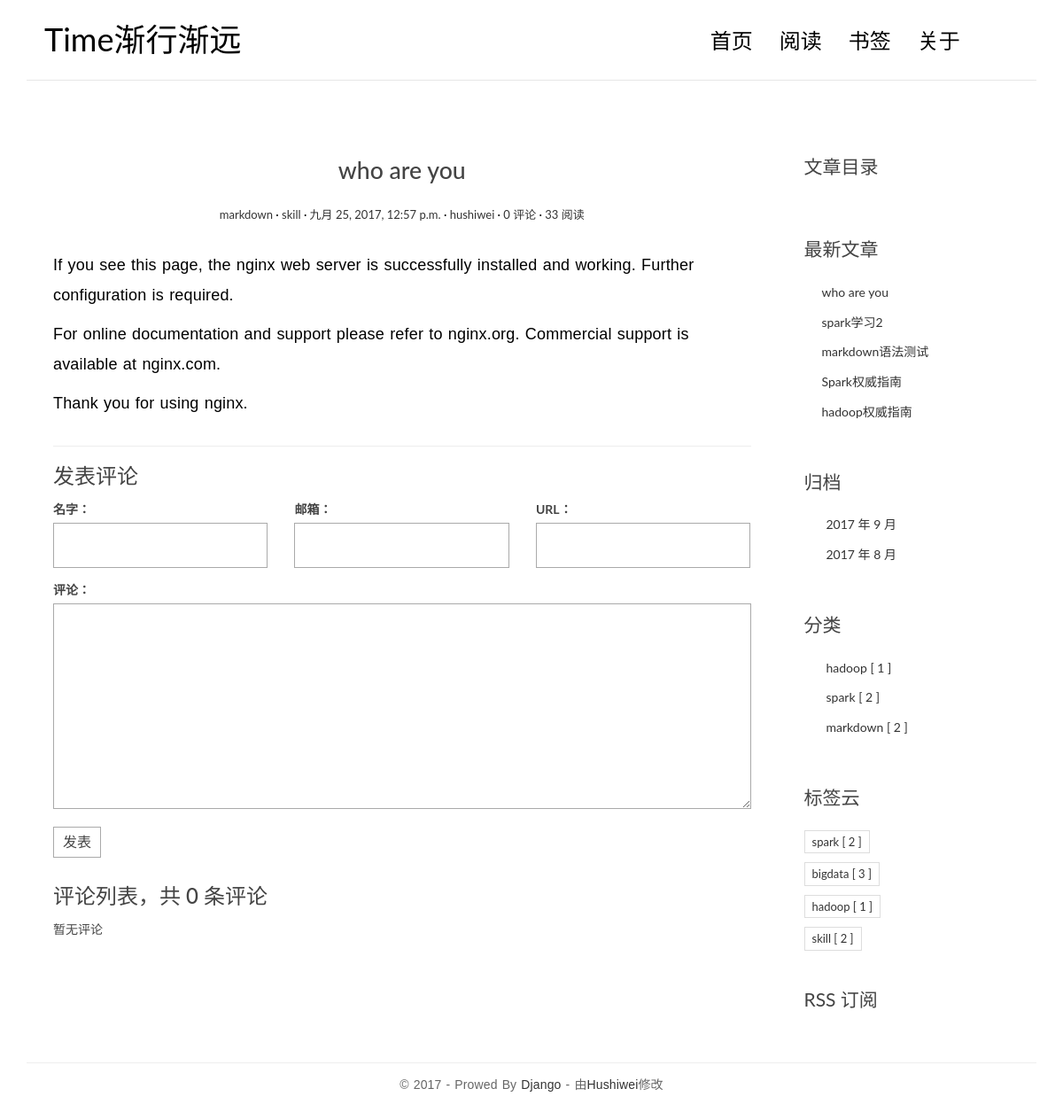
/post/5/, run on the app's committed database.
### blog/models.py (models this page shows, shortened)
class Post(models.Model):
    title=models.CharField(max_length=70) # 文章标题
    body=models.TextField() #文章正文
    created_time=models.DateTimeField() # 文章创建时间
    modified_time=models.DateTimeField() # 文章修改时间
    excerpt=models.CharField(max_length=200,blank=True) # 文章摘要
    category=models.ForeignKey(Category)
    tags=models.ManyToManyField(Tag,blank=True)
    author=models.ForeignKey(User)
    views=models.PositiveIntegerField(default=0)
    def get_absolute_url(self):
        return reverse('blog:detail',kwargs={'pk':self.pk})
    def increase_views(self):
        self.views+=1
        self.save(update_fields=['views'])
    def save(self, *args,**kwargs):
        if not self.excerpt:
            md = markdown.Markdown(extensions=[
                'markdown.extensions.extra',
                'markdown.extensions.codehilite',
            ])
            self.excerpt = strip_tags(md.convert(self.body))[:54]
        super(Post,self).save(*args,**kwargs)
    class Meta:
        ordering=['-created_time','title']

class Category(models.Model):
    name=models.CharField(max_length=100)

class Tag(models.Model):
    name=models.CharField(max_length=100)

### blog/views.py (the view)
# urls.py: url(r'^post/(?P<pk>[0-9]+)/$',views.PostDetailView.as_view(),name='detail'),
class PostDetailView(DetailView):
    model = Post
    template_name = 'blog/detail.html'
    context_object_name = 'post'
    def get(self, request, *args, **kwargs):
        response=super(PostDetailView,self).get(request,*args,**kwargs)
        self.object.increase_views()
        return response
    def get_object(self, queryset=None):
        post=super(PostDetailView,self).get_object(queryset=None)
        md = markdown.Markdown(extensions=[
            'markdown.extensions.extra',
            'markdown.extensions.codehilite',
            'markdown.extensions.toc',
        ])
        post.body=md.convert(post.body)
        post.toc=md.toc
        return post
    def get_context_data(self, **kwargs):
        context=super(PostDetailView,self).get_context_data(**kwargs)
        form=CommentForm()
        comment_list=self.object.comment_set.all()
        context.update({
            'form':form,
            'comment_list':comment_list
        })
        return context

### comments/forms.py
class CommentForm(forms.ModelForm):
    class Meta:
        model=Comment
        fields=['name','email','url','text']

### blog/templatetags/blog_tags.py (called while the page is built)
@register.simple_tag
def get_recent_posts(num=5):
    return Post.objects.all().order_by('-created_time')[:num]

@register.simple_tag
def archives():
    return Post.objects.dates('created_time','month',order='DESC')

@register.simple_tag()
def get_categories():
    return Category.objects.annotate(num_posts=Count('post')).filter(num_posts__gt=0)

@register.simple_tag()
def get_tags():
    return Tag.objects.annotate(num_posts=Count('post')).filter(num_posts__gt=0)

### templates/blog/detail.html (shortened to what this page needs)
{% extends 'base.html' %}
{% block main %}
    <article class="post post-{{ post.pk }}">
        <header class="entry-header">
            <h1 class="entry-title">{{ post.title }}</h1>
            <div class="entry-meta">
                <span class="post-category"><a
                        href="{% url 'blog:category' post.category.pk %}">{{ post.category.name }}</a></span>
                {% for tag in post.tags.all %}
                    <span class="post-tag"><a href="{% url 'blog:tag' tag.pk %}">{{ tag.name }}</a></span>
                {% endfor %}
                <span class="post-date"><a href="#"><time class="entry-date"
                                                          datetime="{{ post.created_time }}">{{ post.created_time }}</time></a></span>
                <span class="post-author"><a href="#">{{ post.author }}</a></span>
                <span class="comments-link"><a href="#">{{ post.comment_set.count }} 评论</a></span>
                <span class="views-count"><a href="#">{{ post.views }} 阅读</a></span>
            </div>
        </header>
        <div class="entry-content clearfix">
            {{ post.body|safe }}
        </div>
    </article>
    <section class="comment-area" id="comment-area">
        <hr>
        <h3>发表评论</h3>
        <form action="{% url 'comments:post_comment' post.pk %}" method="post" class="comment-form">
            <div class="row">
                <div class="col-md-4">
                    <label for="{{ form.name.id_for_label }}">名字：</label>
                    {{ form.name }}
                </div>
                <div class="col-md-4">
                    <label for="{{ form.email.id_for_label }}">邮箱：</label>
                    {{ form.email }}
                </div>
                <div class="col-md-4">
                    <label for="{{ form.url.id_for_label }}">URL：</label>
                    {{ form.url }}
                </div>
                <div class="col-md-12">
                    <label for="{{ form.text.id_for_label }}">评论：</label>
                    {{ form.text }}
                    <button type="submit" class="comment-btn">发表</button>
                </div>
            </div>
        </form>
        <div class="comment-list-panel">
            <h3>评论列表，共 <span>{{ post.comment_set.count }}</span> 条评论</h3>
            <ul class="comment-list list-unstyled">
                {% for comment in comment_list %}
                    <li class="comment-item">
                        <span class="nickname">{{ comment.name }}</span>
                        <time class="submit-date">{{ comment.created_time }}</time>
                        <div class="text">
                            {{ comment.text }}
                        </div>
                    </li>
                {% empty %}
                    暂无评论
                {% endfor %}
            </ul>
        </div>
    </section>
{% endblock main %}
{% block toc %}
    <div class="widget widget-content">
        <h3 class="widget-title">文章目录</h3>
    </div>
{% endblock toc %}

### templates/base.html (shortened to what this page needs)
{% extends 'basic.html' %}
{% load staticfiles %}
{% load blog_tags %}
{% block recentpost %}
    <div class="widget widget-recent-posts">
        <h3 class="widget-title">最新文章</h3>
        {% get_recent_posts as recent_post_list %}
        <ul>
            {% for post in recent_post_list %}
                <li>
                    <a href="{{ post.get_absolute_url }}">{{ post.title }}</a>
                </li>
            {% empty %}
                暂无文章!
            {% endfor %}
        </ul>
    </div>
{% endblock recentpost %}
{% block archives %}
    <div class="widget widget-archives">
        <h3 class="widget-title">归档</h3>
        {% archives as date_list %}
        <ul>
            {% for date in date_list %}
                <li>
                    <a href="{% url 'blog:archives' date.year date.month %}">{{ date.year }} 年 {{ date.month }} 月</a>
                </li>
            {% empty %}
                暂无归档！
            {% endfor %}
        </ul>
    </div>
{% endblock archives %}
{% block category %}
    <div class="widget widget-category">
        <h3 class="widget-title">分类</h3>
        {% get_categories as category_list %}
        <ul>
            {% for category in category_list %}
                <li>
                    <a href="{% url 'blog:category' category.pk %}">{{ category.name }} <span
                            class="post-count">[ {{ category.num_posts }} ]</span></a>
                </li>
            {% empty %}
                暂无分类！
            {% endfor %}
        </ul>
    </div>
{% endblock category %}
{% block tagcloud %}
    <div class="widget widget-tag-cloud">
        <h3 class="widget-title">标签云</h3>
        {% get_tags as tag_list %}
        <ul>
            {% for tag in tag_list %}
                <li>
                    <a href="{% url 'blog:tag' tag.pk %}">{{ tag.name }} <span
                            class="post-count">[ {{ tag.num_posts }} ]</span></a>
                </li>
            {% empty %}
                暂无标签！
            {% endfor %}
        </ul>
    </div>
{% endblock tagcloud %}
{% block rss %}
    <div class="rss">
        <a href="{% url 'rss' %}"> RSS 订阅</a>
    </div>
{% endblock rss %}

### blog/static/blog/css/custom.css (style rules this page uses)
* { outline: none; }
h1, h2, h3, h4, h5, h6 { margin-top: 0; }
a { color: #333; }
body { color: #444; font-family: 'Lato', sans-serif; }
p { font-family: 'Ubuntu', sans-serif; font-weight: 400; word-spacing: 1px; letter-spacing: 0.01em; }
.post { background: #fff; padding: 30px 30px 0; }
.entry-title { text-align: center; font-size: 1.9em; margin-bottom: 20px; line-height: 1.6; padding: 10px 20px 0; }
.entry-meta { text-align: center; color: #DDDDDD; font-size: 13px; margin-bottom: 30px; }
.entry-content { font-size: 18px; line-height: 1.9; font-weight: 300; color: #000; }
.post-category::after, .post-tag::after, .post-date::after, .post-author::after, .comments-link::after { content: ' ·'; color: #000; }
.widget { background: #fff; padding: 30px 0 0; }
.widget-title { font-size: 1.5em; margin-bottom: 20px; line-height: 1.6; padding: 10px 0 0; font-weight: 400; }
.widget-recent-posts ul { padding: 0; margin: 0; padding-left: 20px; }
.widget-recent-posts ul li { list-style-type: none; position: relative; line-height: 170%; margin-bottom: 10px; }
.widget-recent-posts ul li::before { content: '\f3d3'; font-family: "Ionicons"; position: absolute; left: -17px; top: 3px; font-size: 16px; color: #000; }
.widget-archives ul { padding: 0; margin: 0; padding-left: 25px; }
.widget-archives ul li { list-style-type: none; position: relative; line-height: 170%; margin-bottom: 10px; }
.widget-archives ul li::before { content: '\f3f3'; font-family: "Ionicons"; position: absolute; left: -25px; top: 1px; font-size: 16px; color: #000; }
.widget-category ul { padding: 0; margin: 0; padding-left: 25px; }
.widget-category ul li { list-style-type: none; position: relative; line-height: 170%; margin-bottom: 10px; }
.widget-category ul li::before { content: '\f3fe'; font-family: "Ionicons"; position: absolute; left: -25px; top: 1px; font-size: 18px; color: #000; }
.widget-tag-cloud ul { padding: 0; margin: 0; margin-right: -10px; }
.widget-tag-cloud ul li { list-style-type: none; font-size: 13px; display: inline-block; margin-right: 10px; margin-bottom: 10px; padding: 3px 8px; border: 1px solid #ddd; }
.rss { font-size: 21px; margin-top: 30px; }
.rss a { color: #444; }
.contact-form input, .comment-form input { border: 1px solid #aaa; margin-bottom: 15px; width: 100%; padding: 15px 15px; font-size: 16px; line-height: 100%; transition: 0.4s border-color linear; }
.contact-form textarea, .comment-form textarea { border: 1px solid #aaa; margin-bottom: 15px; width: 100%; padding: 15px 15px; font-size: 16px; line-height: 20px !important; min-height: 183px; transition: 0.4s border-color linear; }
.comment-area { padding: 0 30px 0; }
.comment-form { margin-top: 15px; }
.comment-form .comment-btn { background-color: #fff; border: 1px solid #aaa; font-size: 16px; padding: 5px 10px; }
.comment-list-panel { margin-top: 30px; }
.comment-list { margin-top: 15px; }

### data on the page
Post: title "who are you", category.name "markdown", created_time "九月 25, 2017, 12:57 p.m.", author "hushiwei", comment_set.count "0", views "33", body "If you see this page, the nginx web server is successfully installed and working. Further configuration is required. For online documentation and support please refer to nginx.org. Commercial support is available at nginx.com. Thank you for using nginx."
Tag: name "skill", num_posts "2"
Post: title "spark学习2"
Post: title "markdown语法测试"
Post: title "Spark权威指南"
Post: title "hadoop权威指南"
Category: name "hadoop", num_posts "1"
Category: name "spark", num_posts "2"
Category: name "markdown", num_posts "2"
Tag: name "spark", num_posts "2"
Tag: name "bigdata", num_posts "3"
Tag: name "hadoop", num_posts "1"

### other printed values
{{ date.year }} "2017" "2017"
{{ date.month }} "9" "8"
